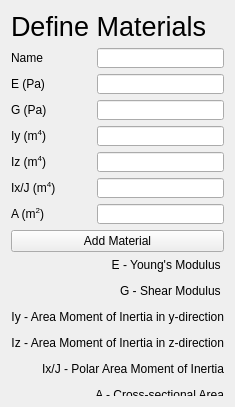
         <widget class="QFrame" name="frame1defineMaterial">
          <property name="maximumSize">
           <size>
            <width>480</width>
            <height>16777215</height>
           </size>
          </property>
          <layout class="QGridLayout" name="gridLayout_7">
           <item row="2" column="0">
            <widget class="QLabel" name="informationTextMaterial">
             <property name="maximumSize">
              <size>
               <width>16777215</width>
               <height>138</height>
              </size>
             </property>
             <property name="text">
              <string>&lt;html&gt;&lt;head/&gt;&lt;body&gt;&lt;p align=&quot;right&quot;&gt;E - Young's Modulus &lt;/p&gt;&lt;p align=&quot;right&quot;&gt;G - Shear Modulus &lt;/p&gt;&lt;p align=&quot;right&quot;&gt;Iy - Area Moment of Inertia in y-direction&lt;/p&gt;&lt;p align=&quot;right&quot;&gt;Iz - Area Moment of Inertia in z-direction&lt;/p&gt;&lt;p align=&quot;right&quot;&gt;Ix/J - Polar Area Moment of Inertia&lt;/p&gt;&lt;p align=&quot;right&quot;&gt;A - Cross-sectional Area&lt;/p&gt;&lt;/body&gt;&lt;/html&gt;</string>
             </property>
            </widget>
           </item>
           <item row="0" column="0">
            <widget class="QLabel" name="defineMaterialLabel">
             <property name="maximumSize">
              <size>
               <width>16777215</width>
               <height>50</height>
              </size>
             </property>
             <property name="font">
              <font>
               <pointsize>20</pointsize>
              </font>
             </property>
             <property name="text">
              <string>Define Materials</string>
             </property>
            </widget>
           </item>
           <item row="1" column="0">
            <layout class="QGridLayout" name="table1defineMaterial">
             <item row="4" column="0">
              <widget class="QLabel" name="defineMaterialIzLabel">
               <property name="minimumSize">
                <size>
                 <width>80</width>
                 <height>0</height>
                </size>
               </property>
               <property name="maximumSize">
                <size>
                 <width>80</width>
                 <height>20</height>
                </size>
               </property>
               <property name="text">
                <string>&lt;html&gt;&lt;head/&gt;&lt;body&gt;&lt;p&gt;Iz (m&lt;span style=&quot; vertical-align:super;&quot;&gt;4&lt;/span&gt;)&lt;/p&gt;&lt;/body&gt;&lt;/html&gt;</string>
               </property>
              </widget>
             </item>
             <item row="0" column="0">
              <widget class="QLabel" name="defineMaterialNameLabel">
               <property name="minimumSize">
                <size>
                 <width>80</width>
                 <height>0</height>
                </size>
               </property>
               <property name="maximumSize">
                <size>
                 <width>80</width>
                 <height>20</height>
                </size>
               </property>
               <property name="text">
                <string>Name</string>
               </property>
              </widget>
             </item>
             <item row="5" column="0">
              <widget class="QLabel" name="defineMaterialJLabel">
               <property name="minimumSize">
                <size>
                 <width>80</width>
                 <height>0</height>
                </size>
               </property>
               <property name="maximumSize">
                <size>
                 <width>80</width>
                 <height>20</height>
                </size>
               </property>
               <property name="text">
                <string>&lt;html&gt;&lt;head/&gt;&lt;body&gt;&lt;p&gt;Ix/J (m&lt;span style=&quot; vertical-align:super;&quot;&gt;4&lt;/span&gt;)&lt;/p&gt;&lt;/body&gt;&lt;/html&gt;</string>
               </property>
              </widget>
             </item>
             <item row="1" column="0">
              <widget class="QLabel" name="defineMaterialELabel">
               <property name="minimumSize">
                <size>
                 <width>80</width>
                 <height>0</height>
                </size>
               </property>
               <property name="maximumSize">
                <size>
                 <width>80</width>
                 <height>20</height>
                </size>
               </property>
               <property name="text">
                <string>E (Pa)</string>
               </property>
              </widget>
             </item>
             <item row="3" column="0">
              <widget class="QLabel" name="defineMaterialIyLabel">
               <property name="minimumSize">
                <size>
                 <width>80</width>
                 <height>0</height>
                </size>
               </property>
               <property name="maximumSize">
                <size>
                 <width>80</width>
                 <height>20</height>
                </size>
               </property>
               <property name="text">
                <string>&lt;html&gt;&lt;head/&gt;&lt;body&gt;&lt;p&gt;Iy (m&lt;span style=&quot; vertical-align:super;&quot;&gt;4&lt;/span&gt;)&lt;/p&gt;&lt;/body&gt;&lt;/html&gt;</string>
               </property>
              </widget>
             </item>
             <item row="6" column="0">
              <widget class="QLabel" name="defineMaterialALabel">
               <property name="minimumSize">
                <size>
                 <width>80</width>
                 <height>0</height>
                </size>
               </property>
               <property name="maximumSize">
                <size>
                 <width>80</width>
                 <height>20</height>
                </size>
               </property>
               <property name="text">
                <string>&lt;html&gt;&lt;head/&gt;&lt;body&gt;&lt;p&gt;A (m&lt;span style=&quot; vertical-align:super;&quot;&gt;2&lt;/span&gt;)&lt;/p&gt;&lt;/body&gt;&lt;/html&gt;</string>
               </property>
              </widget>
             </item>
             <item row="2" column="0">
              <widget class="QLabel" name="defineMaterialGLabel">
               <property name="minimumSize">
                <size>
                 <width>80</width>
                 <height>0</height>
                </size>
               </property>
               <property name="maximumSize">
                <size>
                 <width>80</width>
                 <height>20</height>
                </size>
               </property>
               <property name="text">
                <string>G (Pa)</string>
               </property>
              </widget>
             </item>
             <item row="1" column="1">
              <widget class="QLineEdit" name="defineMaterialE">
               <property name="maximumSize">
                <size>
                 <width>400</width>
                 <height>20</height>
                </size>
               </property>
              </widget>
             </item>
             <item row="7" column="0" colspan="2">
              <widget class="QPushButton" name="defineMaterialButton">
               <property name="maximumSize">
                <size>
                 <width>16777215</width>
                 <height>23</height>
                </size>
               </property>
               <property name="text">
                <string>Add Material</string>
               </property>
              </widget>
             </item>
             <item row="0" column="1">
              <widget class="QLineEdit" name="defineMaterialName">
               <property name="maximumSize">
                <size>
                 <width>400</width>
                 <height>20</height>
                </size>
               </property>
              </widget>
             </item>
             <item row="2" column="1">
              <widget class="QLineEdit" name="defineMaterialG">
               <property name="maximumSize">
                <size>
                 <width>400</width>
                 <height>20</height>
                </size>
               </property>
              </widget>
             </item>
             <item row="3" column="1">
              <widget class="QLineEdit" name="defineMaterialIy">
               <property name="maximumSize">
                <size>
                 <width>400</width>
                 <height>20</height>
                </size>
               </property>
              </widget>
             </item>
             <item row="4" column="1">
              <widget class="QLineEdit" name="defineMaterialIz">
               <property name="maximumSize">
                <size>
                 <width>400</width>
                 <height>20</height>
                </size>
               </property>
              </widget>
             </item>
             <item row="6" column="1">
              <widget class="QLineEdit" name="defineMaterialA">
               <property name="maximumSize">
                <size>
                 <width>400</width>
                 <height>20</height>
                </size>
               </property>
              </widget>
             </item>
             <item row="5" column="1">
              <widget class="QLineEdit" name="defineMaterialJ">
               <property name="maximumSize">
                <size>
                 <width>400</width>
                 <height>20</height>
                </size>
               </property>
              </widget>
             </item>
            </layout>
           </item>
           <item row="4" column="0">
            <spacer name="defineMaterialVSpacer">
             <property name="orientation">
              <enum>Qt::Vertical</enum>
             </property>
             <property name="sizeHint" stdset="0">
              <size>
               <width>0</width>
               <height>0</height>
              </size>
             </property>
            </spacer>
           </item>
          </layout>
         </widget>
